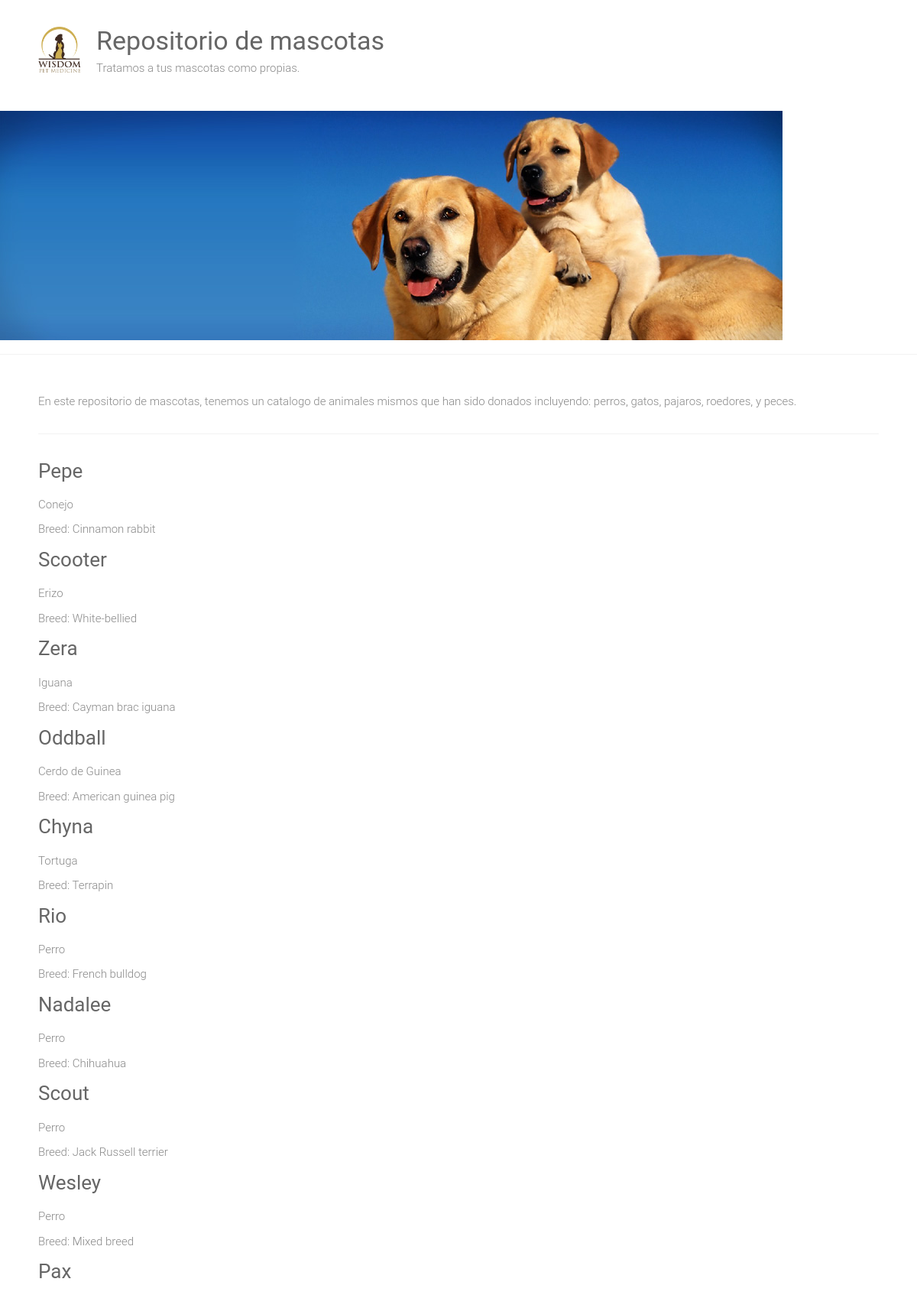
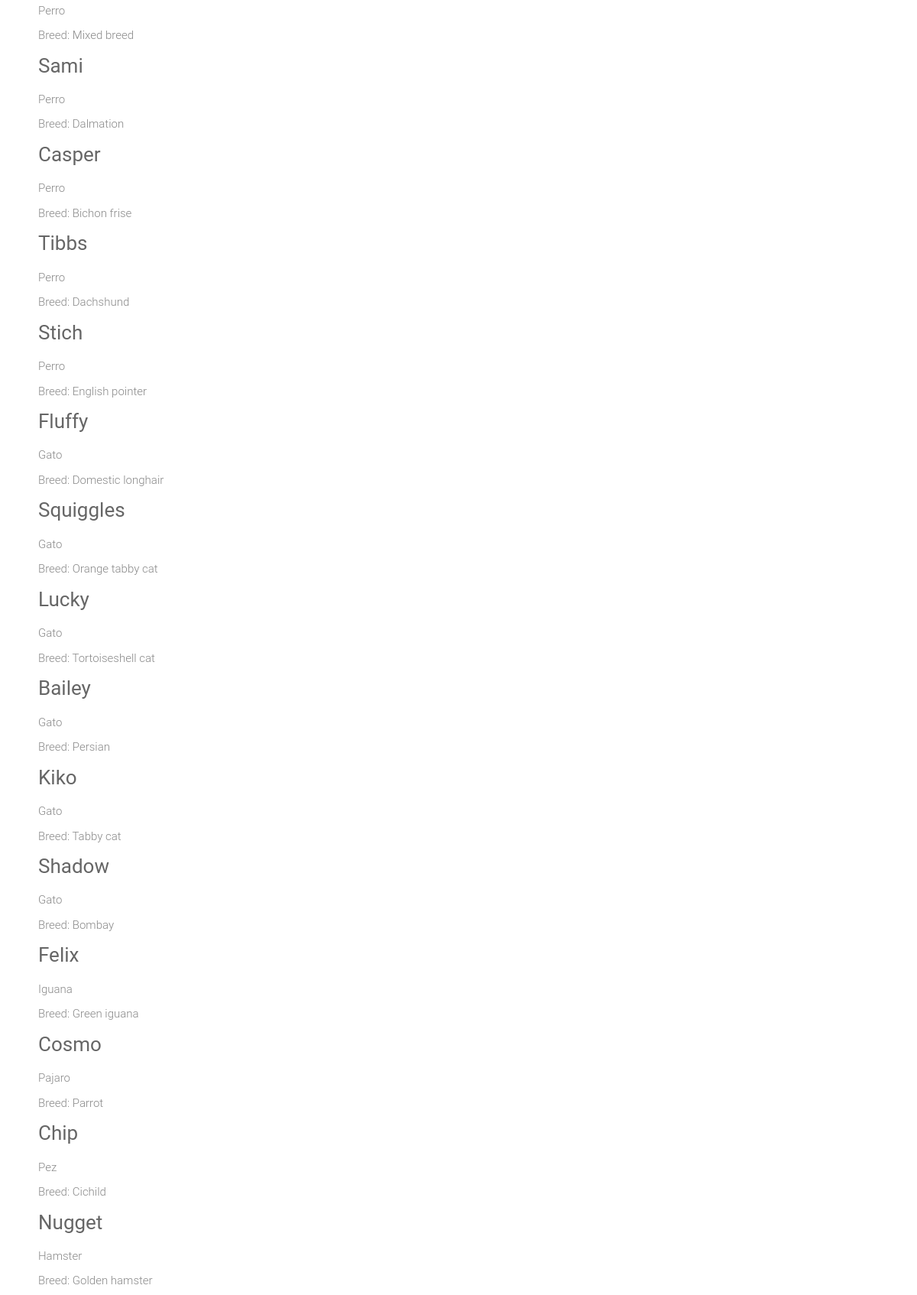
The page / (upper part) on the database its author committed (2 pictures, top to bottom).
### adoptions/models.py (models this page shows)
class Pet(models.Model):
    SEX_CHOICES = [('M', 'Male'), ('F', 'Female')]
    name = models.CharField(max_length=100)
    submitter = models.CharField(max_length=100)
    species = models.CharField(max_length=30)
    breed = models.CharField(max_length=30, blank=True)
    description = models.TextField()
    sex = models.CharField(max_length=1, choices=SEX_CHOICES, blank=True)
    submission_date = models.DateTimeField()
    age = models.IntegerField(null=True)
    vaccinations = models.ManyToManyField('Vaccine', blank=True)

### adoptions/views.py (the view)
# urls.py: path('', views.home, name='home'),
def home(request):
    pets = Pet.objects.all()
    return render(request, 'home.html', {
        'pets': pets,
    })

### adoptions/templates/home.html
{% extends "base.html" %}
{% block content %}
<div>
    {% for pet in pets %}
        <div class="petname">
            <a href="{% url 'pet_detail' pet.id %}">
            <h3>{{ pet.name|capfirst }}</h3>
            </a>
            <p>{{ pet.species }}</p>
            {% if pet.breed %}
                <p>Breed: {{ pet.breed }}</p>
            {% endif %}
        </div>
    {% endfor %}
</div>
{% endblock %}

### adoptions/templates/base.html (shortened to what this page needs)
{% load static %}
<html lang="en-US">
    <head>
        <link rel="stylesheet" id="ample-style-css" href="{% static 'style.css' %}" type="text/css" media="all">
    </head>
    <body class="wide">
        <div id="page" class="hfeed site">
            <header>
                <div class="header">
                    <div class="main-head-wrap inner-wrap clearfix">
                        <div id="header-logo-image">
                            <a href="/">
                                <img src="{% static 'images/logo.png' %}" alt="Wisdom Pet Medicine">
                            </a>
                        </div>
                        <div id="header-text" class="">
                            <h1 id="site-title">
                                <a href="/" title="Wisdom Pet Medicine" rel="home">Repositorio de mascotas</a>
                            </h1>
                            <p>Tratamos a tus mascotas como propias.</p>
                        </div>
                    </div>
                    <img src="{% static 'images/header.jpg' %}" alt="Wisdom Pet Medicine">
                </div>
            </header>
            <div class="main-wrapper">
                <div class="single-page clearfix">
                    <div class="inner-wrap">
                        <p>En este repositorio de mascotas, tenemos un catalogo de animales mismos que han sido donados incluyendo: perros, gatos, pajaros, roedores, y peces.</p>
                        <hr>
                        <div>
                        {% block content %}
                        {% endblock %}
                        </div>
                    </div>
                </div>
            </div>
        </div>
    </body>
</html>

### static/style.css (style rules this page uses)
html, body, div, span, applet, object, iframe, h1, h2, h3, h4, h5, h6, p, blockquote, pre, a, abbr, acronym, address, big, cite, code, del, dfn, em, font, ins, kbd, q, s, samp, small, strike, strong, sub, sup, tt, var, dl, dt, dd, ol, ul, li, fieldset, form, label, legend, table, caption, tbody, tfoot, thead, tr, th, td { border: 0; font: inherit; font-size: 100%; font-style: inherit; font-weight: inherit; margin: 0; outline: 0; padding: 0; vertical-align: baseline; }
html { overflow-y: scroll; -webkit-text-size-adjust: 100%; -ms-text-size-adjust: 100%; }
article, aside, details, figcaption, figure, footer, header, main, nav, section { display: block; }
h1, h2, h3, h4, h5, h6 { color: #666666; line-height: 1.4; padding-bottom: 15px; font-weight: normal; }
h1 { font-size: 30px; }
h3 { font-size: 26px; }
body, button, input, select, textarea { color: #888888; font-size: 15px; line-height: 1.5; font-family: 'Roboto', sans-serif; font-weight: 300; }
p { color: #888888; font-size: 15px; line-height: 1.5; margin-bottom: 15px; font-weight: 300; }
body { background: #f2f2f2; }
hr { border-color: #f2f2f2; border-style: solid none none; border-width: 1px 0 0; height: 0; margin: 30px 0; }
a { color: #80abc8; text-decoration: none; -webkit-transition: 0.25s ease-in-out; -moz-transition: 0.25s ease-in-out; transition: 0.25s ease-in-out; -ms-transition: 0.25s ease-in-out; -o-transition: 0.25s ease-in-out; }
img { max-width: 100%; height: auto; vertical-align: top; margin-bottom: 18px; }
a img { border: 0; }
.clearfix:after { visibility: hidden; display: block; font-size: 0; content: " "; clear: both; height: 0; }
.clearfix { display: inline-block; }
.clearfix { display: block; }
body { padding-top: 30px; padding-bottom: 30px; }
body.wide { padding-top: 0; padding-bottom: 0; }
#page { background-color: #ffffff; margin: 0 auto; max-width: 1180px; box-shadow: 0 1px 2px 0 rgba(0, 0, 0, 0.1); }
.wide #page { max-width: 100%; }
.inner-wrap { max-width: 1100px; margin: 0 auto; }
.main-head-wrap { padding: 30px 0; }
.header { border-bottom: 1px solid #f2f2f2; }
#header-logo-image { float: left; padding: 5px 20px 5px 0; max-width: 100%; }
#header-logo-image img { margin-bottom: 0px; max-height: 60px; height: auto; width: auto; }
#header-text { float: left; padding-right: 20px; }
#site-title { padding-bottom: 0; }
#site-title a { color: #666666; font-size: 34px; }
.single-page { margin-top: 50px; }
.single-page p { margin-bottom: 10px; }

### rows shown on the page
Pet: name "Pepe", species "Conejo", breed "Cinnamon rabbit"
Pet: name "Scooter", species "Erizo", breed "White-bellied"
Pet: name "Zera", species "Iguana", breed "Cayman brac iguana"
Pet: name "Oddball", species "Cerdo de Guinea", breed "American guinea pig"
Pet: name "Chyna", species "Tortuga", breed "Terrapin"
Pet: name "Rio", species "Perro", breed "French bulldog"
Pet: name "Nadalee", species "Perro", breed "Chihuahua"
Pet: name "Scout", species "Perro", breed "Jack Russell terrier"
Pet: name "Wesley", species "Perro", breed "Mixed breed"
Pet: name "Pax", species "Perro", breed "Mixed breed"
Pet: name "Sami", species "Perro", breed "Dalmation"
Pet: name "Casper", species "Perro", breed "Bichon frise"
Pet: name "Tibbs", species "Perro", breed "Dachshund"
Pet: name "Stich", species "Perro", breed "English pointer"
Pet: name "Fluffy", species "Gato", breed "Domestic longhair"
Pet: name "Squiggles", species "Gato", breed "Orange tabby cat"
Pet: name "Lucky", species "Gato", breed "Tortoiseshell cat"
Pet: name "Bailey", species "Gato", breed "Persian"
Pet: name "Kiko", species "Gato", breed "Tabby cat"
Pet: name "Shadow", species "Gato", breed "Bombay"
Pet: name "Felix", species "Iguana", breed "Green iguana"
Pet: name "Cosmo", species "Pajaro", breed "Parrot"
Pet: name "Chip", species "Pez", breed "Cichild"
Pet: name "Nugget", species "Hamster", breed "Golden hamster"
